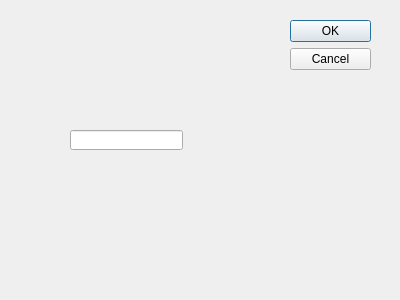
<?xml version="1.0" encoding="UTF-8"?>
<ui version="4.0">
 <class>Dialog</class>
 <widget class="QDialog" name="Dialog">
  <property name="geometry">
   <rect>
    <x>0</x>
    <y>0</y>
    <width>400</width>
    <height>300</height>
   </rect>
  </property>
  <property name="windowTitle">
   <string>Dialog</string>
  </property>
  <widget class="QDialogButtonBox" name="buttonBox">
   <property name="geometry">
    <rect>
     <x>290</x>
     <y>20</y>
     <width>81</width>
     <height>241</height>
    </rect>
   </property>
   <property name="orientation">
    <enum>Qt::Vertical</enum>
   </property>
   <property name="standardButtons">
    <set>QDialogButtonBox::Cancel|QDialogButtonBox::Ok</set>
   </property>
  </widget>
  <widget class="QLineEdit" name="lineEdit">
   <property name="geometry">
    <rect>
     <x>70</x>
     <y>130</y>
     <width>113</width>
     <height>20</height>
    </rect>
   </property>
  </widget>
 </widget>
 <resources/>
 <connections>
  <connection>
   <sender>buttonBox</sender>
   <signal>accepted()</signal>
   <receiver>Dialog</receiver>
   <slot>accept()</slot>
   <hints>
    <hint type="sourcelabel">
     <x>248</x>
     <y>254</y>
    </hint>
    <hint type="destinationlabel">
     <x>157</x>
     <y>274</y>
    </hint>
   </hints>
  </connection>
  <connection>
   <sender>buttonBox</sender>
   <signal>rejected()</signal>
   <receiver>Dialog</receiver>
   <slot>reject()</slot>
   <hints>
    <hint type="sourcelabel">
     <x>316</x>
     <y>260</y>
    </hint>
    <hint type="destinationlabel">
     <x>286</x>
     <y>274</y>
    </hint>
   </hints>
  </connection>
 </connections>
</ui>
